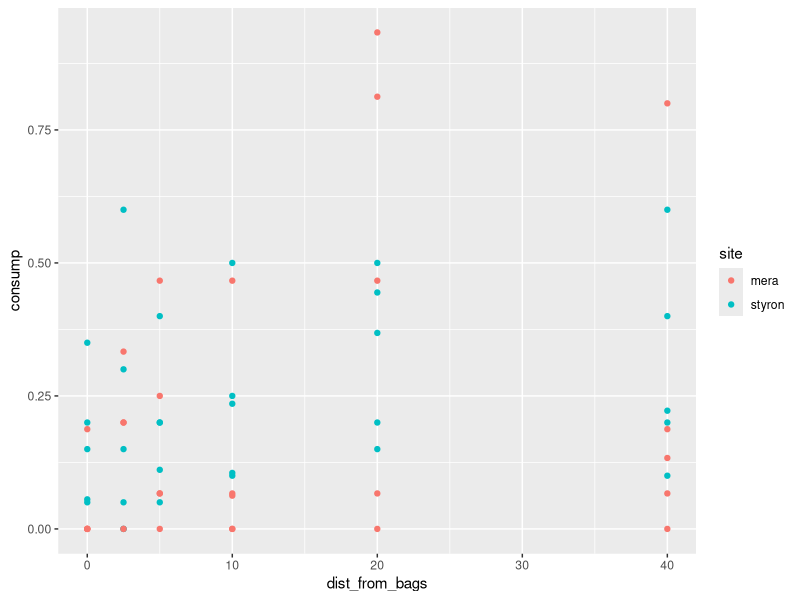
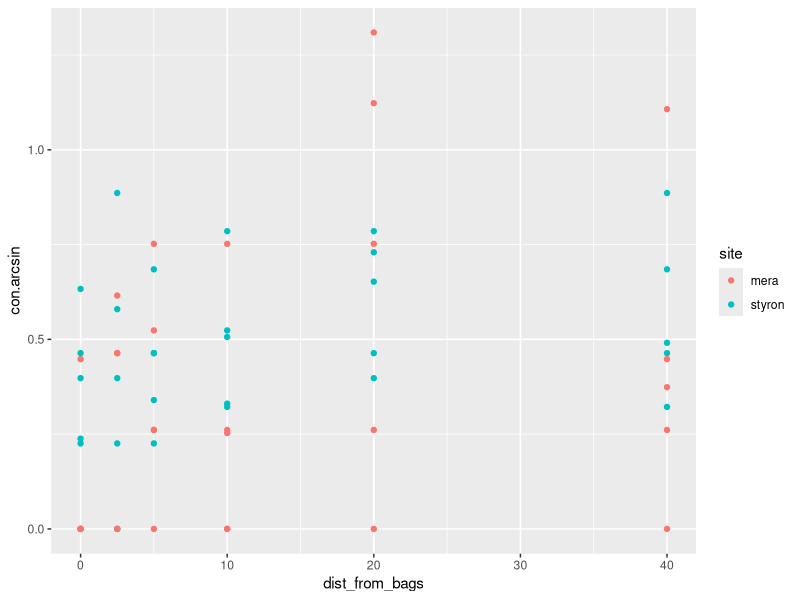
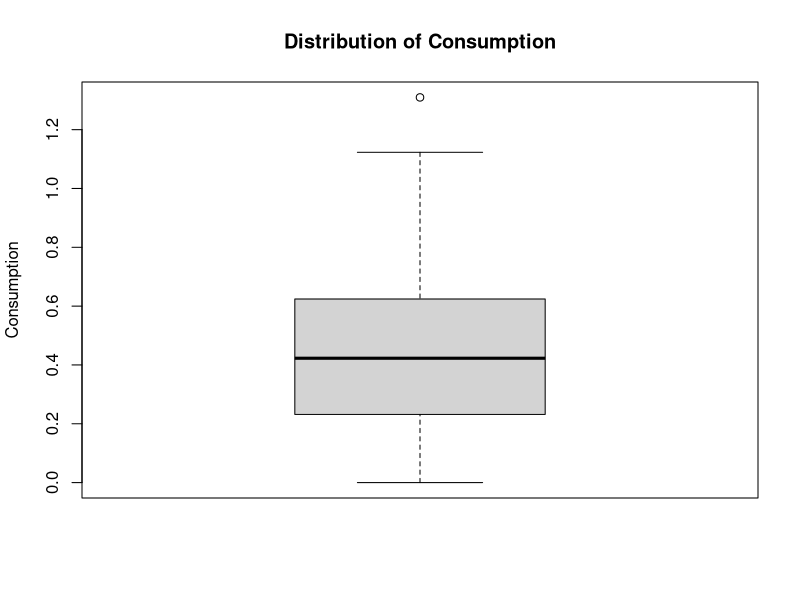
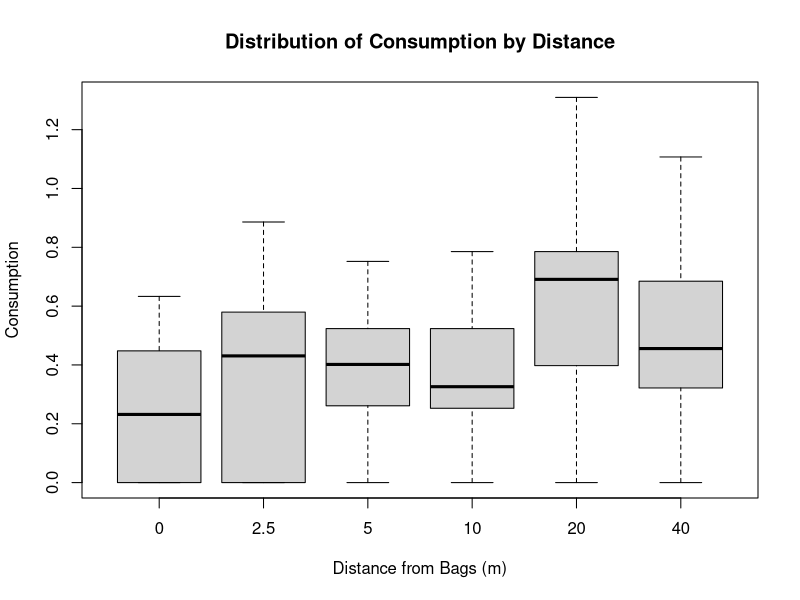
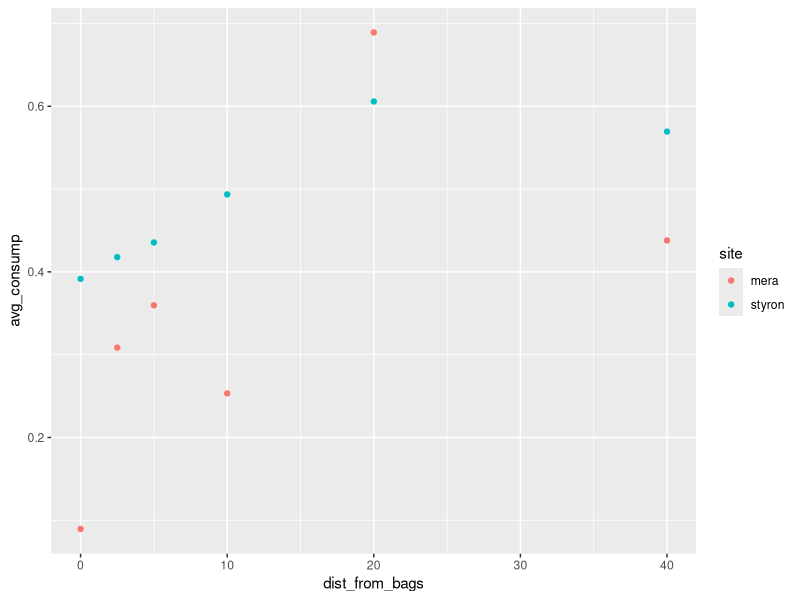
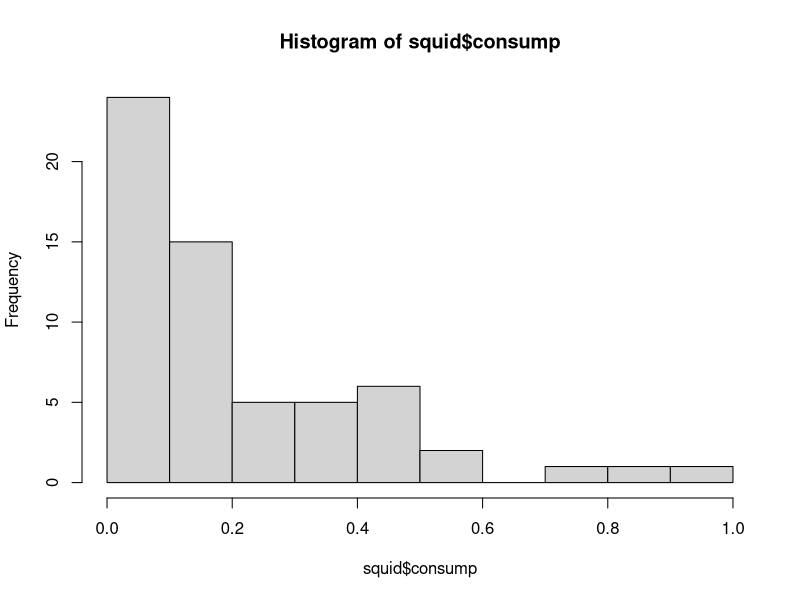
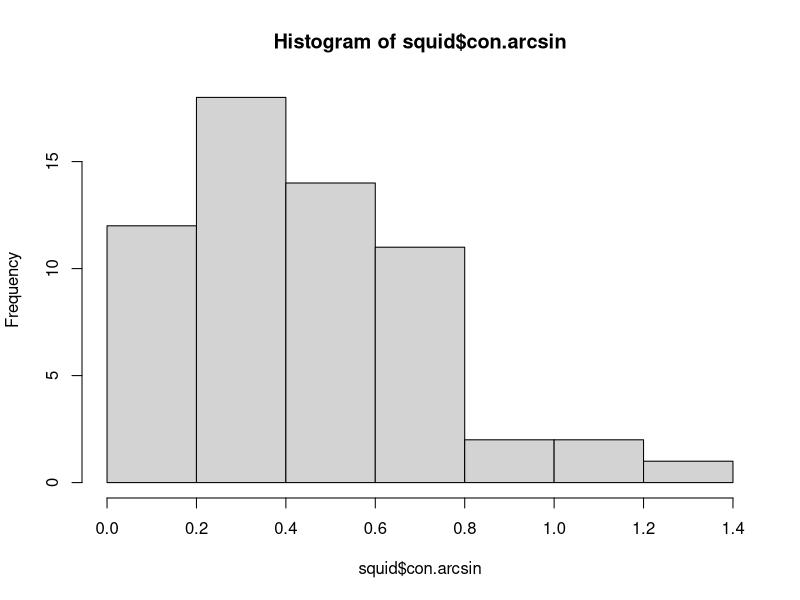
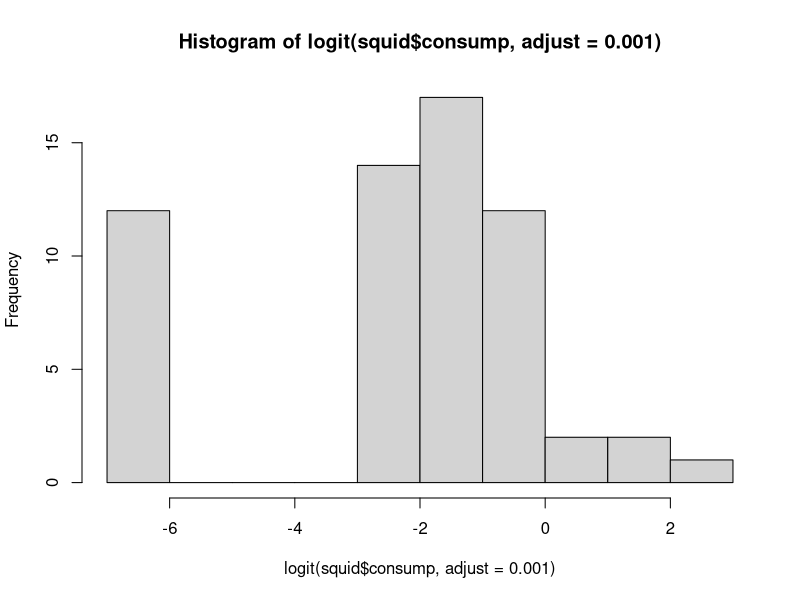

R code for these plots, in order:
## ---- chunk 1
knitr::opts_chunk$set(echo = TRUE)
## ---- chunk 2
library(dplyr)
library(ggplot2)
library(quantreg)
library(lme4)
library(car)
## ---- chunk 3
squid.rawdata = read.csv("kremer consump assay data.csv", header = TRUE)
summary(squid.rawdata)

# removing trial tests and arcsin transforming consump data
# squid = squid.rawdata %>% slice(6:65) %>% mutate(consump.log = logit(consump, adjust = .001))
squid = squid.rawdata %>% slice(6:65) %>% mutate(con.arcsin = asin(sqrt(consump)))
squid$site = as.factor(squid$site)

#squid$consump = squid$consump + .0001
## ---- chunk 4
squid %>% 
  ggplot(aes(x = dist_from_bags, y = consump, color = site)) + 
  geom_point() 

squid %>% 
  ggplot(aes(x = dist_from_bags, y = con.arcsin, color = site)) + 
  geom_point() 
## ---- chunk 5
boxplot(squid$con.arcsin, ylab = "Consumption", main = "Distribution of Consumption")
#boxplot((squid%>% filter(site == "mera"))$consump)
#boxplot((squid%>% filter(site == "styron"))$consump)

boxplot(con.arcsin ~ dist_from_bags, xlab = "Distance from Bags (m)", ylab = "Consumption", main = "Distribution of Consumption by Distance", data = squid)
#boxplot(consump.log ~ dist_from_bags, xlab = "Distance from Bags (m)", ylab = "Consumption", data = squid %>% filter(site == "styron"))
#boxplot(consump.log ~ dist_from_bags, xlab = "Distance from Bags (m)", ylab = "Consumption", data = squid %>% filter(site == "mera"))

## ---- chunk 6
site.avgbydist = squid %>% 
    group_by(site, dist_from_bags)%>% 
    summarise(mean(con.arcsin)) %>% rename(avg_consump = 'mean(con.arcsin)')
site.avgbydist %>% 
  ggplot(aes(x = dist_from_bags, y = avg_consump, color = site)) + 
  geom_point()
## ---- chunk 7
# with outliers, hist test for normality
hist(squid$consump)
hist(squid$con.arcsin)
hist(logit(squid$consump, adjust = .001))
## ---- chunk 8
#without outliers
Q <- quantile(squid$con.arcsin, probs=c(.25, .75), na.rm = FALSE)
iqr <- IQR(squid$con.arcsin)
up <-  Q[2]+1.5*iqr # Upper Range  
low<- Q[1]-1.5*iqr # Lower Range
squidElim<- subset(squid,
                   squid$con.arcsin > (Q[1] - 1.5*iqr) & squid$con.arcsin < (Q[2]+1.5*iqr))
hist(squidElim$consump)
hist(squidElim$con.arcsin)

## ---- chunk 9
#linreg 
consumpByDist <- lm(con.arcsin ~ dist_from_bags, data = squidElim)
AIC(consumpByDist)
plot(resid(consumpByDist))

anova(consumpByDist)
## ---- chunk 10
# quantile regression attempts
plot(squidElim$dist_from_bags, squidElim$consump, xlab = "Distance from Bags (m)", ylab = "% Consumption", main = "Quantile regression of Consumption")
taus <- c(.05,.1,.25,.75,.90,.95)
fit1 <- rq(consump ~ dist_from_bags, tau = .5, data = squidElim)
abline(fit1)
for(i in 1:length(taus)) {
  abline(rq(consump ~ dist_from_bags, tau = taus[i], data = squidElim))
}

## ---- chunk 11
# glm
# temp_avg + sal_avg + high_tide + dist_from_bags + spacing_m + temp_avg + sal_avg
consump.mod = glmer(con.arcsin ~ dist_from_bags + (1|site), family = "gaussian", data = squidElim)
anova(consump.mod)
AIC(consump.mod)
summary(consump.mod)
drop1(consump.mod)

## ---- chunk 12

